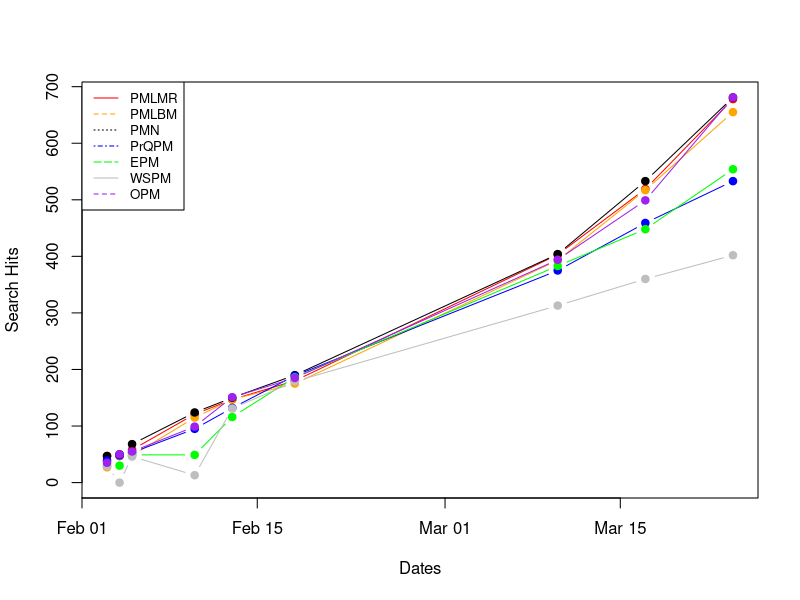

Here is the R script that generated this plot:
# DESCRIPTION:
#
# This script generates a line plot based multipled searches in multiple PubMed
# databases for a semantically equivalent query. The query is based on an early
# COVID19 search published by NIH/NLM. 
# 
# This script generates Figure 9.


covidqueries <- read.csv("data/covid-pubmed-searches-long.csv", sep = ",")
covidqueries$Date <- as.Date(covidqueries$Date, "%Y-%m-%d")

tiff('plots/fig9-covid-searches.tif', width = 3840, height = 2160, pointsize = 12, res = 300)
plot(covidqueries$Date[covidqueries$Databases=="PubMedLegacyMostRecent"],
     covidqueries$Hits[covidqueries$Databases=="PubMedLegacyMostRecent"],
     type = "b",
     pch = 19,
     col = "red",
     xlab = "Dates",
     ylab = "Search Hits",
     xlim = range(covidqueries$Date),
     ylim = range(covidqueries$Hits))

lines(covidqueries$Date[covidqueries$Databases=="PubMedLegacyBestMatch"],
      covidqueries$Hits[covidqueries$Databases=="PubMedLegacyBestMatch"],
      pch = 19,
      col = "orange",
      type = "b")

lines(covidqueries$Date[covidqueries$Databases=="PubMedNew"],
      covidqueries$Hits[covidqueries$Databases=="PubMedNew"],
      pch = 19,
      col = "black",
      type = "b")

lines(covidqueries$Date[covidqueries$Databases=="ProQuestPubmed"],
      covidqueries$Hits[covidqueries$Databases=="ProQuestPubmed"],
      pch = 19,
      col = "blue",
      type = "b")

lines(covidqueries$Date[covidqueries$Databases=="EBSCOhostPubMed"],
      covidqueries$Hits[covidqueries$Databases=="EBSCOhostPubMed"],
      pch = 19,
      col = "green",
      type = "b")

lines(covidqueries$Date[covidqueries$Databases=="WebofSciencePubMed"],
      covidqueries$Hits[covidqueries$Databases=="WebofSciencePubMed"],
      pch = 19,
      col = "gray",
      type = "b")
 
lines(covidqueries$Date[covidqueries$Databases=="OvidPubMed"],
      covidqueries$Hits[covidqueries$Databases=="OvidPubMed"],
      pch = 19,
      col = "purple",
      type = "b")

legend("topleft", legend=c("PMLMR", "PMLBM", "PMN",
                       "PrQPM", "EPM", "WSPM", "OPM"),
       col = c("red", "orange", "black", "blue", "green", "gray", "purple"),
       lty=1:5, cex=0.8, ncol = 1)
dev.off()
